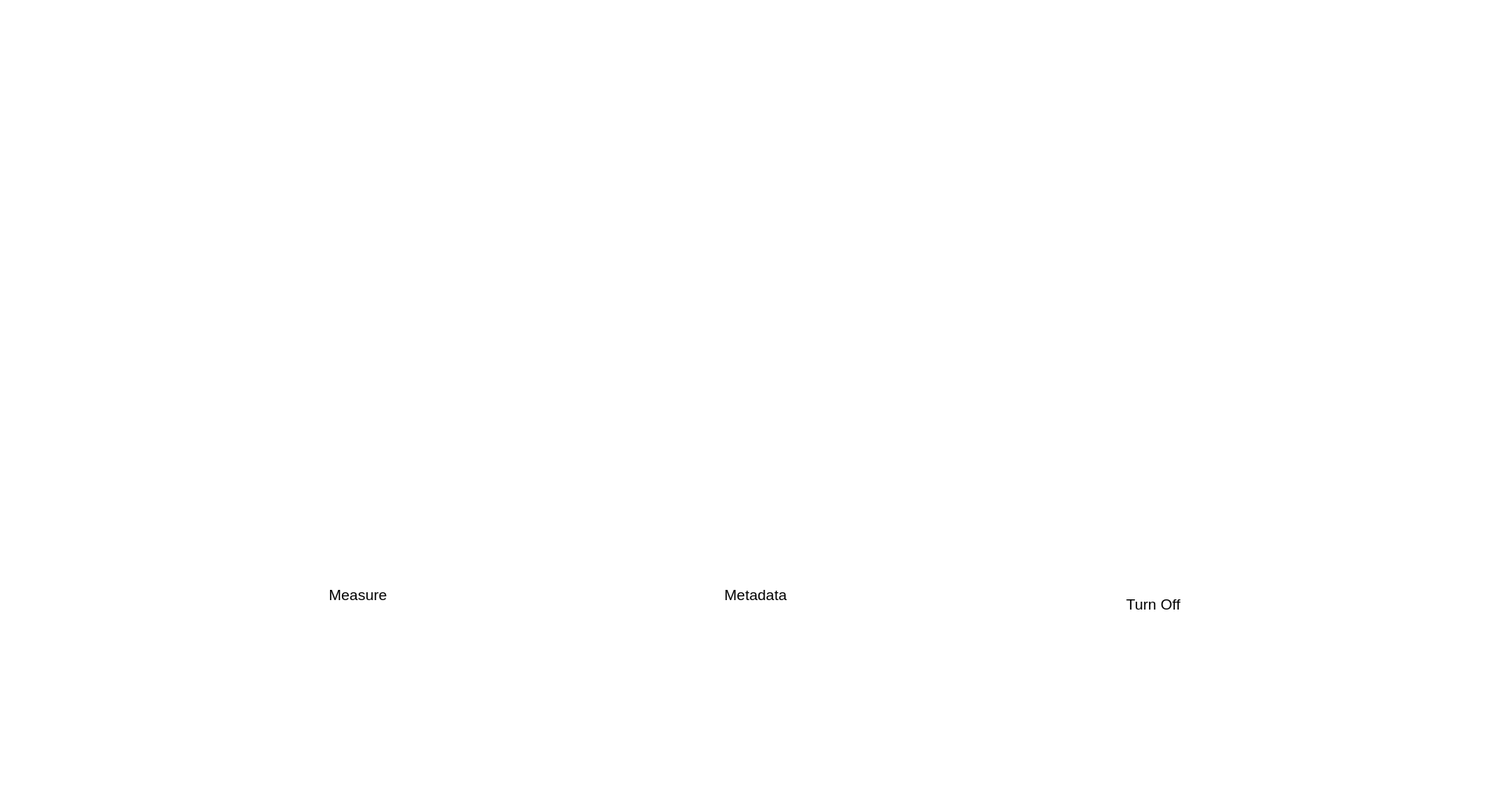
<?xml version="1.0" encoding="UTF-8"?>
<ui version="4.0">
 <class>MainMenu</class>
 <widget class="QMainWindow" name="MainMenu">
  <property name="geometry">
   <rect>
    <x>0</x>
    <y>0</y>
    <width>1920</width>
    <height>1012</height>
   </rect>
  </property>
  <property name="sizePolicy">
   <sizepolicy hsizetype="Preferred" vsizetype="Preferred">
    <horstretch>0</horstretch>
    <verstretch>0</verstretch>
   </sizepolicy>
  </property>
  <property name="minimumSize">
   <size>
    <width>1200</width>
    <height>800</height>
   </size>
  </property>
  <property name="maximumSize">
   <size>
    <width>16777215</width>
    <height>16777215</height>
   </size>
  </property>
  <property name="windowTitle">
   <string>Blue Physics Main Menu</string>
  </property>
  <property name="windowIcon">
   <iconset>
    <normaloff>iconspd/onlysphere.png</normaloff>iconspd/onlysphere.png</iconset>
  </property>
  <property name="styleSheet">
   <string notr="true">background-color: rgb(255, 255, 255);</string>
  </property>
  <widget class="QWidget" name="centralwidget">
   <property name="autoFillBackground">
    <bool>false</bool>
   </property>
   <property name="styleSheet">
    <string notr="true">QFrame#frame{

background-color: qlineargradient(spread:pad, x1:0.5, y1:1, x2:0.5, y2:0, stop:0 rgba(250, 250, 250, 90), stop:0.9 rgba(255, 255, 255, 255));

}</string>
   </property>
   <layout class="QVBoxLayout" name="verticalLayout">
    <item>
     <widget class="QFrame" name="frame">
      <property name="styleSheet">
       <string notr="true">background-color: rgb(255, 255, 255);</string>
      </property>
      <property name="frameShape">
       <enum>QFrame::NoFrame</enum>
      </property>
      <property name="frameShadow">
       <enum>QFrame::Raised</enum>
      </property>
      <layout class="QHBoxLayout" name="horizontalLayout_2">
       <item>
        <spacer name="horizontalSpacer">
         <property name="orientation">
          <enum>Qt::Horizontal</enum>
         </property>
         <property name="sizeHint" stdset="0">
          <size>
           <width>40</width>
           <height>20</height>
          </size>
         </property>
        </spacer>
       </item>
       <item>
        <widget class="QLabel" name="label">
         <property name="text">
          <string/>
         </property>
         <property name="pixmap">
          <pixmap>iconspd/bluephysicslogo (2).jpg</pixmap>
         </property>
        </widget>
       </item>
       <item>
        <spacer name="horizontalSpacer_2">
         <property name="orientation">
          <enum>Qt::Horizontal</enum>
         </property>
         <property name="sizeHint" stdset="0">
          <size>
           <width>40</width>
           <height>20</height>
          </size>
         </property>
        </spacer>
       </item>
      </layout>
      <zorder>label</zorder>
      <zorder>horizontalSpacer</zorder>
      <zorder>horizontalSpacer_2</zorder>
     </widget>
    </item>
    <item>
     <widget class="QFrame" name="frame_2">
      <property name="styleSheet">
       <string notr="true">

QToolButton{
background-color:transparent;
border:none;

}

QToolButton:checked, QToolButton:pressed{
background-color:rgb(200,200,255);
border:1px solid rgb(60, 127, 177)
}

QToolButton:hover{
background-color:rgb(240,240,255)
}

QToolButton:checked:hover{
background-color:rgb(193,210,238);
}</string>
      </property>
      <property name="frameShape">
       <enum>QFrame::NoFrame</enum>
      </property>
      <property name="frameShadow">
       <enum>QFrame::Raised</enum>
      </property>
      <layout class="QHBoxLayout" name="horizontalLayout">
       <item>
        <widget class="QToolButton" name="tbmeasure">
         <property name="sizePolicy">
          <sizepolicy hsizetype="Expanding" vsizetype="Fixed">
           <horstretch>0</horstretch>
           <verstretch>0</verstretch>
          </sizepolicy>
         </property>
         <property name="minimumSize">
          <size>
           <width>102</width>
           <height>102</height>
          </size>
         </property>
         <property name="maximumSize">
          <size>
           <width>125</width>
           <height>125</height>
          </size>
         </property>
         <property name="palette">
          <palette>
           <active>
            <colorrole role="Button">
             <brush brushstyle="SolidPattern">
              <color alpha="0">
               <red>0</red>
               <green>0</green>
               <blue>0</blue>
              </color>
             </brush>
            </colorrole>
            <colorrole role="Base">
             <brush brushstyle="SolidPattern">
              <color alpha="0">
               <red>0</red>
               <green>0</green>
               <blue>0</blue>
              </color>
             </brush>
            </colorrole>
            <colorrole role="Window">
             <brush brushstyle="SolidPattern">
              <color alpha="0">
               <red>0</red>
               <green>0</green>
               <blue>0</blue>
              </color>
             </brush>
            </colorrole>
           </active>
           <inactive>
            <colorrole role="Button">
             <brush brushstyle="SolidPattern">
              <color alpha="0">
               <red>0</red>
               <green>0</green>
               <blue>0</blue>
              </color>
             </brush>
            </colorrole>
            <colorrole role="Base">
             <brush brushstyle="SolidPattern">
              <color alpha="0">
               <red>0</red>
               <green>0</green>
               <blue>0</blue>
              </color>
             </brush>
            </colorrole>
            <colorrole role="Window">
             <brush brushstyle="SolidPattern">
              <color alpha="0">
               <red>0</red>
               <green>0</green>
               <blue>0</blue>
              </color>
             </brush>
            </colorrole>
           </inactive>
           <disabled>
            <colorrole role="Button">
             <brush brushstyle="SolidPattern">
              <color alpha="0">
               <red>0</red>
               <green>0</green>
               <blue>0</blue>
              </color>
             </brush>
            </colorrole>
            <colorrole role="Base">
             <brush brushstyle="SolidPattern">
              <color alpha="0">
               <red>0</red>
               <green>0</green>
               <blue>0</blue>
              </color>
             </brush>
            </colorrole>
            <colorrole role="Window">
             <brush brushstyle="SolidPattern">
              <color alpha="0">
               <red>0</red>
               <green>0</green>
               <blue>0</blue>
              </color>
             </brush>
            </colorrole>
           </disabled>
          </palette>
         </property>
         <property name="font">
          <font>
           <pointsize>14</pointsize>
          </font>
         </property>
         <property name="toolTip">
          <string>Measure</string>
         </property>
         <property name="text">
          <string>Measure</string>
         </property>
         <property name="icon">
          <iconset>
           <normaloff>iconspd/measure.png</normaloff>iconspd/measure.png</iconset>
         </property>
         <property name="iconSize">
          <size>
           <width>175</width>
           <height>175</height>
          </size>
         </property>
         <property name="toolButtonStyle">
          <enum>Qt::ToolButtonTextUnderIcon</enum>
         </property>
        </widget>
       </item>
       <item>
        <widget class="QToolButton" name="tbsettings">
         <property name="sizePolicy">
          <sizepolicy hsizetype="Fixed" vsizetype="Fixed">
           <horstretch>0</horstretch>
           <verstretch>0</verstretch>
          </sizepolicy>
         </property>
         <property name="minimumSize">
          <size>
           <width>125</width>
           <height>119</height>
          </size>
         </property>
         <property name="maximumSize">
          <size>
           <width>125</width>
           <height>125</height>
          </size>
         </property>
         <property name="font">
          <font>
           <pointsize>14</pointsize>
          </font>
         </property>
         <property name="toolTip">
          <string>Settings</string>
         </property>
         <property name="text">
          <string>Metadata</string>
         </property>
         <property name="icon">
          <iconset>
           <normaloff>iconspd/settings.png</normaloff>iconspd/settings.png</iconset>
         </property>
         <property name="iconSize">
          <size>
           <width>94</width>
           <height>94</height>
          </size>
         </property>
         <property name="toolButtonStyle">
          <enum>Qt::ToolButtonTextUnderIcon</enum>
         </property>
        </widget>
       </item>
       <item>
        <widget class="QToolButton" name="tboff">
         <property name="sizePolicy">
          <sizepolicy hsizetype="Expanding" vsizetype="Fixed">
           <horstretch>0</horstretch>
           <verstretch>0</verstretch>
          </sizepolicy>
         </property>
         <property name="minimumSize">
          <size>
           <width>125</width>
           <height>125</height>
          </size>
         </property>
         <property name="maximumSize">
          <size>
           <width>102</width>
           <height>102</height>
          </size>
         </property>
         <property name="font">
          <font>
           <pointsize>14</pointsize>
          </font>
         </property>
         <property name="toolTip">
          <string>Turn Off</string>
         </property>
         <property name="text">
          <string>Turn Off</string>
         </property>
         <property name="icon">
          <iconset>
           <normaloff>iconspd/turnoff.png</normaloff>iconspd/turnoff.png</iconset>
         </property>
         <property name="iconSize">
          <size>
           <width>75</width>
           <height>75</height>
          </size>
         </property>
         <property name="toolButtonStyle">
          <enum>Qt::ToolButtonTextUnderIcon</enum>
         </property>
        </widget>
       </item>
      </layout>
     </widget>
    </item>
   </layout>
  </widget>
 </widget>
 <resources/>
 <connections/>
</ui>
